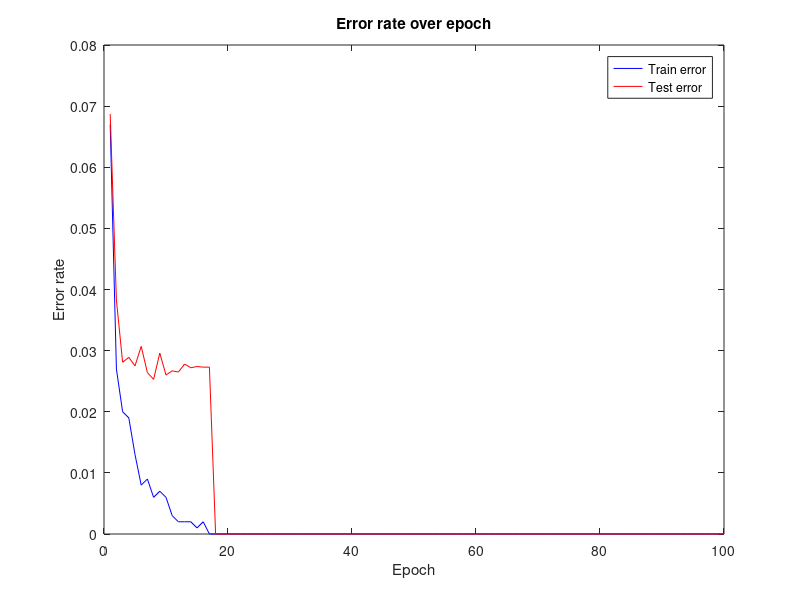

Write MATLAB code to recreate this figure.
load('MNIST_subset.mat');
% Load MNIST dataset, using only the first 1000 samples
X = tr_feats(1:1000, :); % Input feature matrix, each row is a 784-dimensional image vector
y = tr_label(1:1000); % Output label vector, each element is a digit from 0 to 9
y(y ~= 6) = -1; % Set non-6 digit labels to -1 (negative class)
y(y == 6) = 1; % Set digit 6 labels to 1 (positive class)

% Use the MNIST training and test sets directly without splitting
X_train = X; % Training feature matrix
y_train = y; % Training label vector
X_test = te_feats; % Test feature matrix
y_test = te_label; % Test label vector
y_test(y_test ~= 6) = -1; % Set non-6 digit labels to -1 (negative class)
y_test(y_test == 6) = 1; % Set digit 6 labels to 1 (positive class)

% Initialize parameters, generate weight vector and bias randomly
init_method = 'xavier'; % Options: 'normal', 'xavier', 'he', etc.

% Initialize parameters based on selected initialization method
% if strcmp(init_method, 'normal')
%     w = randn(784, 1); % Initialize with normal distribution
% elseif  strcmp(init_method, 'xavier')
%     w = xavier_init(784, 1); % Initialize with Xavier method
% elseif strcmp(init_method, 'he')
%     w = he_init(784, 1); % Initialize with He method
% end

w=1; % Set initial weight vector

% disp(w);
b = randn; % Bias term, a random number
eta = 0.0001; % Learning rate, a small positive number

goal = 0; % Target error, training stops when error is below this value
max_epochs = 100; % Maximum number of epochs, training stops when this is reached

err = 1;
epoch = 0;
epoch_count = 0;

train_errors = zeros(max_epochs,1);
test_errors = zeros(max_epochs,1);

% Train single-layer perceptron
while err > goal && epoch < max_epochs % Continue training while error is above target and epoch limit not reached
    err = 0; % Reset error
    epoch = epoch + 1; % Increment epoch count
    gradient_w = 0; % Compute gradient
    for i = 1:size(X_train, 1) % Loop over each training sample
        x = X_train(i, :)'; % Extract the i-th sample feature vector
        y = y_train(i); % Extract the i-th sample label
        y_pred = sign(w' * x + b); % Compute perceptron output using sign function as activation
        if y_pred ~= y % If prediction does not match label, it's a misclassification
            err = err + 1; % Increment error
        end
        gradient_w = -(y-y_pred).*x + gradient_w;
        w = w + eta * y * gradient_w; % Update weight vector
        b = b + eta * y; % Update bias term
    end
    err = err / size(X_train, 1); % Compute training error rate
    train_errors(epoch) = err;
    fprintf('Epoch %d, error rate: %.4f\n', epoch, err); % Print epoch and error rate

    % Test single-layer perceptron
    Error = 0; % Reset error
    y_true = []; % Vector for true labels
    y_pred = []; % Vector for predicted labels
    for i = 1:size(X_test, 1) % Loop over each test sample
        x = X_test(i, :)'; % Extract the i-th sample feature vector
        y = y_test(i); % Extract the i-th sample label
        y_hat = sign(w' * x + b); % Compute perceptron output using sign function
        if y_hat ~= y % If prediction does not match label, it's a misclassification
            Error = Error + 1; % Increment error
        end
        y_true = [y_true; y]; % Append true label
        y_pred = [y_pred; y_hat]; % Append predicted label     
    end
    Error = Error / size(X_test, 1); % Compute test error rate
    test_errors(epoch) = Error; % Calculate error rate of test subset
    fprintf('Test error rate: %.4f\n', Error); % Print error rate
end

% Compute additional metrics like accuracy, recall, F1 score, etc.
accuracy = sum(y_true == y_pred) / size(X_test, 1); % Accuracy: proportion of correct classifications
recall = sum(y_true == 1 & y_pred == 1) / sum(y_true == 1); % Recall: proportion of positive class correctly classified
precision = sum(y_true == 1 & y_pred == 1) / sum(y_pred == 1); % Precision: proportion of predicted positive class that is correct

fprintf('Accuracy: %.4f, Recall: %.4f, Precision: %.4f\n', accuracy, recall, precision); % Print evaluation metrics

figure;
plot(1:max_epochs, train_errors, 'b', 'DisplayName', 'Train error'); % Plot training error using blue line
hold on; % Hold current figure
plot(1:max_epochs, test_errors, 'r', 'DisplayName', 'Test error'); % Plot test error using red line
hold off; % Release hold
legend; % Show legend
title('Error rate over epoch'); % Add title
xlabel('Epoch'); % X-axis label
ylabel('Error rate'); % Y-axis label
